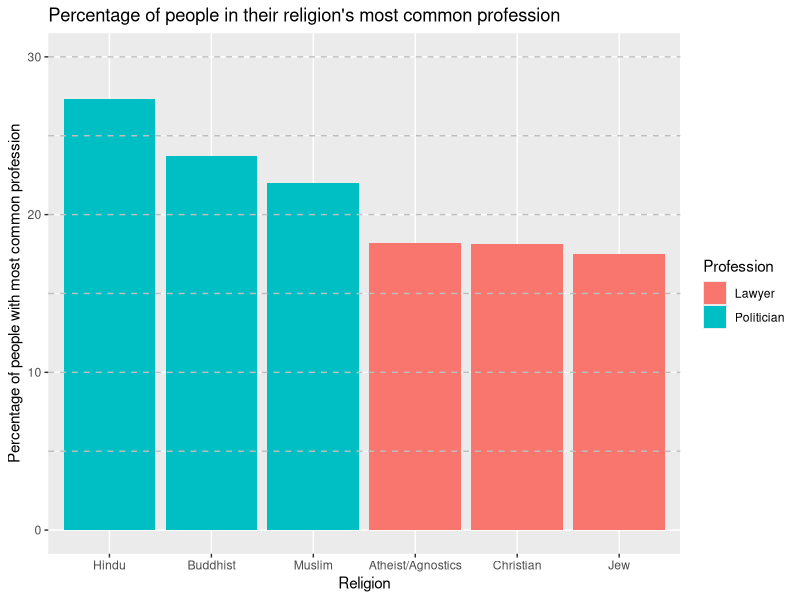

Write R code to recreate this figure.
# R script for religions

library(tidyverse)

# Load data
data <- read_csv("profession_by_all.csv")

# Make table for most common professions for each religion and the counts and percentage
religion_professions <- data |>
  filter(Religion != 'Religion', Profession != 'Profession') |>
  group_by(Religion, Profession) |>
  summarise(count = n(), .groups = "drop") |>
  group_by(Religion) |>
  mutate(total_in_religion = sum(count)) |>
  slice_max(count, n = 1, with_ties = FALSE) |>
  mutate(percentage = (count / total_in_religion) * 100) |>
  ungroup() |>
  select(Religion, Profession, count, percentage) |>
  mutate(Religion = fct_reorder(Religion, percentage, .desc = TRUE))

# Plot barplot
barplot <- religion_professions |>
  ggplot(aes(
    x = Religion,
    y = percentage,
    fill = Profession
  )) +
  geom_col() +
  labs(
    x = 'Religion',
    y = 'Percentage of people with most common profession',
    title = 'Percentage of people in their religion\'s most common profession'
  ) +
  ylim(0, 30) +
  geom_hline(
    yintercept = seq(5, 30, by = 5),
    color = "grey", 
    linetype = "dashed"
  )

# Save the barplot as .png
ggsave(
  filename = "religions_barplot.png",
  plot = barplot
)
